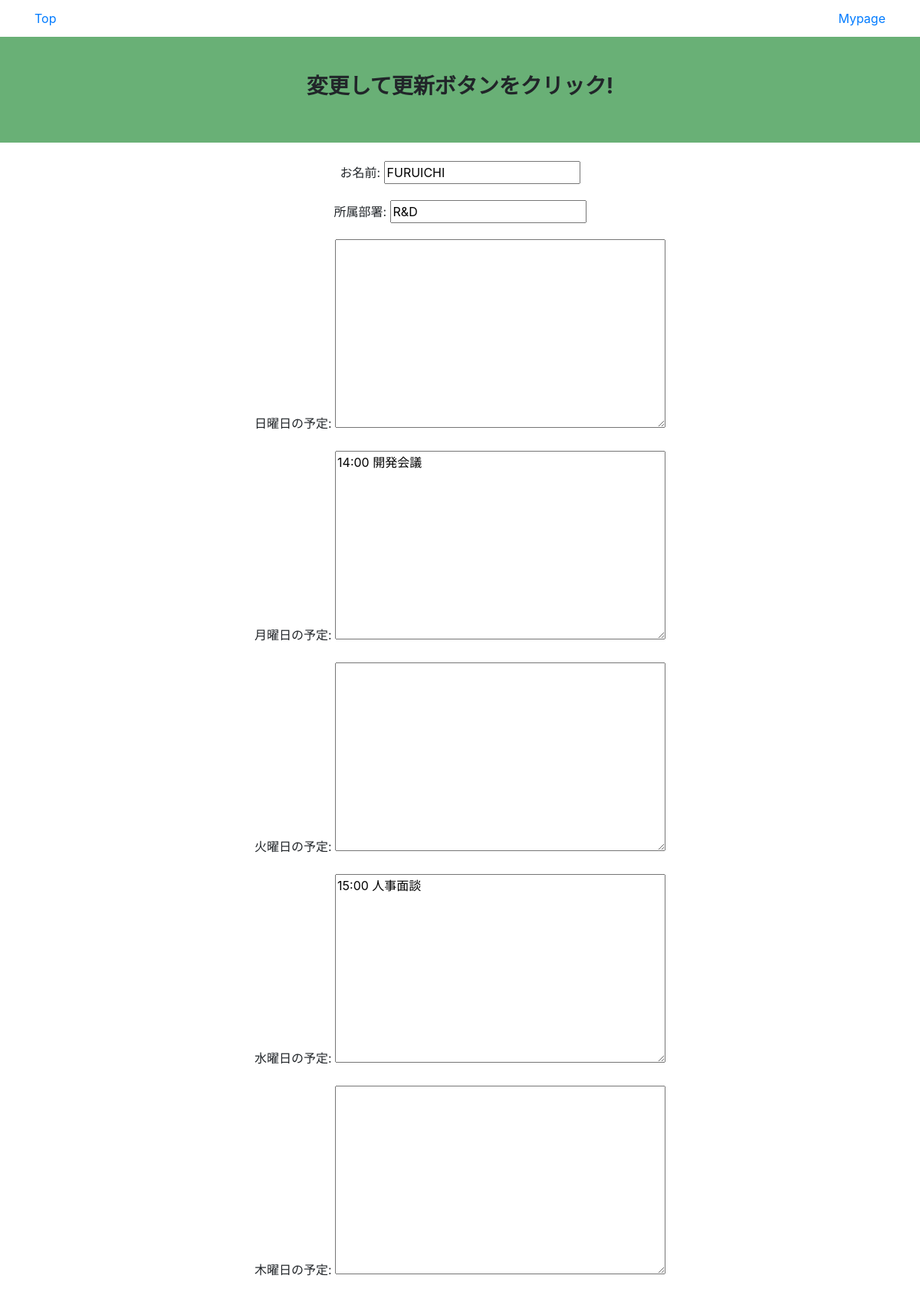
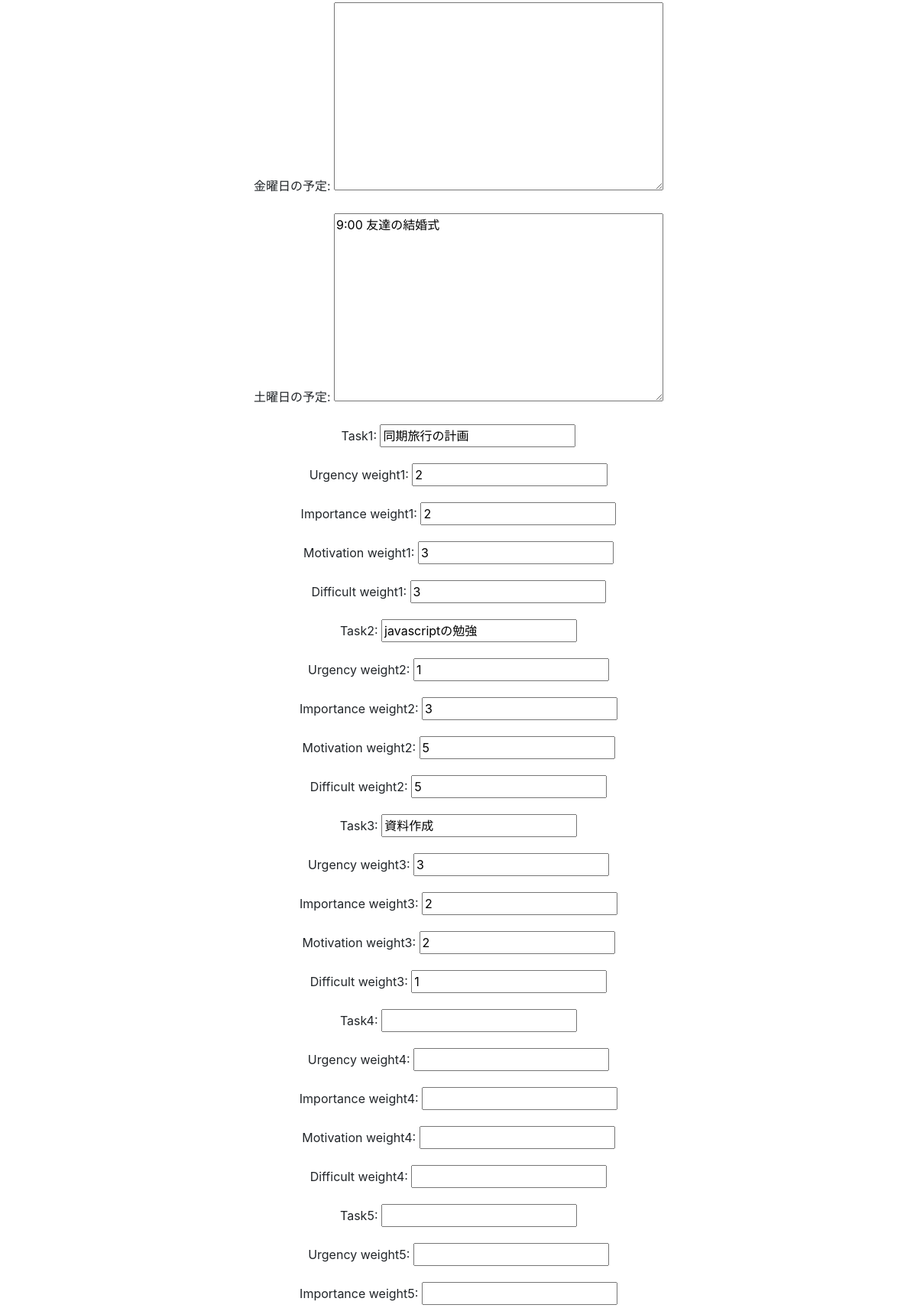
Page /update/5 (upper part) on the committed database (2 pictures, top to bottom).
### app/models.py (models this page shows, shortened)
class Oneteam_model(models.Model):
    お名前 = models.CharField(max_length=50)
    所属部署 = models.CharField(max_length=100)
    更新日 = models.DateField(auto_now_add=True)
    日曜日の予定 = models.TextField(blank=True)
    月曜日の予定 = models.TextField(blank=True)
    火曜日の予定 = models.TextField(blank=True)
    水曜日の予定 = models.TextField(blank=True)
    木曜日の予定 = models.TextField(blank=True)
    金曜日の予定 = models.TextField(blank=True)
    土曜日の予定 = models.TextField(blank=True)
    limit = [MinValueValidator(1), MaxValueValidator(6)]
    task1 = models.CharField(max_length=50 ,blank=True)
    urgency_weight1 = models.IntegerField(null=True, blank=True, validators=limit)
    importance_weight1 = models.IntegerField(null=True, blank=True, validators=limit)
    motivation_weight1 = models.IntegerField(null=True, blank=True, validators=limit)
    difficult_weight1 = models.IntegerField(null=True, blank=True, validators=limit)
    task2 = models.CharField(max_length=50 ,blank=True)
    urgency_weight2 = models.IntegerField(null=True, blank=True, validators=limit)
    importance_weight2 = models.IntegerField(null=True, blank=True, validators=limit)
    motivation_weight2 = models.IntegerField(null=True, blank=True, validators=limit)
    difficult_weight2 = models.IntegerField(null=True, blank=True, validators=limit)
    task3 = models.CharField(max_length=50 ,blank=True)
    urgency_weight3 = models.IntegerField(null=True, blank=True, validators=limit)
    importance_weight3 = models.IntegerField(null=True, blank=True, validators=limit)
    motivation_weight3 = models.IntegerField(null=True, blank=True, validators=limit)
    difficult_weight3 = models.IntegerField(null=True, blank=True, validators=limit)
    task4 = models.CharField(max_length=50 ,blank=True)
    urgency_weight4 = models.IntegerField(null=True, blank=True, validators=limit)
    importance_weight4 = models.IntegerField(null=True, blank=True, validators=limit)
    motivation_weight4 = models.IntegerField(null=True, blank=True, validators=limit)
    difficult_weight4 = models.IntegerField(null=True, blank=True, validators=limit)
    task5 = models.CharField(max_length=50 ,blank=True)
    urgency_weight5 = models.IntegerField(null=True, blank=True, validators=limit)
    importance_weight5 = models.IntegerField(null=True, blank=True, validators=limit)
    motivation_weight5 = models.IntegerField(null=True, blank=True, validators=limit)
    difficult_weight5 = models.IntegerField(null=True, blank=True, validators=limit)
    task6 = models.CharField(max_length=50 ,blank=True)
    urgency_weight6 = models.IntegerField(null=True, blank=True, validators=limit)
    importance_weight6 = models.IntegerField(null=True, blank=True, validators=limit)
    motivation_weight6 = models.IntegerField(null=True, blank=True, validators=limit)
    difficult_weight6 = models.IntegerField(null=True, blank=True, validators=limit)
    task7 = models.CharField(max_length=50 ,blank=True)
    urgency_weight7 = models.IntegerField(null=True, blank=True, validators=limit)
    importance_weight7 = models.IntegerField(null=True, blank=True, validators=limit)
    motivation_weight7 = models.IntegerField(null=True, blank=True, validators=limit)
    difficult_weight7 = models.IntegerField(null=True, blank=True, validators=limit)
    task8 = models.CharField(max_length=50 ,blank=True)
    urgency_weight8 = models.IntegerField(null=True, blank=True, validators=limit)
    importance_weight8 = models.IntegerField(null=True, blank=True, validators=limit)
    motivation_weight8 = models.IntegerField(null=True, blank=True, validators=limit)
    difficult_weight8 = models.IntegerField(null=True, blank=True, validators=limit)
    task9 = models.CharField(max_length=50 ,blank=True)
    urgency_weight9 = models.IntegerField(null=True, blank=True, validators=limit)
    importance_weight9 = models.IntegerField(null=True, blank=True, validators=limit)
    motivation_weight9 = models.IntegerField(null=True, blank=True, validators=limit)
    difficult_weight9 = models.IntegerField(null=True, blank=True, validators=limit)
    task10 = models.CharField(max_length=50 ,blank=True)
    urgency_weight10 = models.IntegerField(null=True, blank=True, validators=limit)
    importance_weight10 = models.IntegerField(null=True, blank=True, validators=limit)
    motivation_weight10 = models.IntegerField(null=True, blank=True, validators=limit)
    difficult_weight10 = models.IntegerField(null=True, blank=True, validators=limit)

### app/views.py (the view)
# urls.py: path('update/<int:pk>', Oneteam_Update.as_view(), name='update'),
class Oneteam_Update(UpdateView):
    template_name = 'update.html'
    model = Oneteam_model
    fields = ('お名前', '所属部署',
              '日曜日の予定', '月曜日の予定', '火曜日の予定', '水曜日の予定', '木曜日の予定', '金曜日の予定', '土曜日の予定',
              'task1',
              'urgency_weight1',
              'importance_weight1',
              'motivation_weight1',
              'difficult_weight1',
              'task2',
              'urgency_weight2',
              'importance_weight2',
              'motivation_weight2',
              'difficult_weight2',
              'task3',
              'urgency_weight3',
              'importance_weight3',
              'motivation_weight3',
              'difficult_weight3',
              'task4',
              'urgency_weight4',
              'importance_weight4',
              'motivation_weight4',
              'difficult_weight4',
              'task5',
              'urgency_weight5',
              'importance_weight5',
              'motivation_weight5',
              'difficult_weight5',
              'task6',
              'urgency_weight6',
              'importance_weight6',
              'motivation_weight6',
              'difficult_weight6',
              'task7',
              'urgency_weight7',
              'importance_weight7',
              'motivation_weight7',
              'difficult_weight7',
              'task8',
              'urgency_weight8',
              'importance_weight8',
              'motivation_weight8',
              'difficult_weight8',
              'task9',
              'urgency_weight9',
              'importance_weight9',
              'motivation_weight9',
              'difficult_weight9',
              'task10',
              'urgency_weight10',
              'importance_weight10',
              'motivation_weight10',
              'difficult_weight10'
              )
    success_url = reverse_lazy('list')

### templates/update.html (shortened to what this page needs)
{% extends 'base.html' %}
{% block header %}
<nav class="site-header sticky-top py-1">
    <div class="container d-flex flex-column flex-md-row justify-content-between">
      <a class="py-2 d-none d-md-inline-block" href="{% url 'list' %}">Top</a>
      <a class="py-2 d-none d-md-inline-block" href="{% url 'detail' object.pk %}">Mypage</a>
    </div>
</nav>
<div style="background-color:#69b076">
    <div style=text-align:center>
        <br><br>
        <h3><b>変更して更新ボタンをクリック!</b></h3>
        <br><br>
    </div>
</div>
{% endblock header %}
{% block content %}
<form action='' method='POST'>{% csrf_token %}
    <br>
    <div style=text-align:center>
    {{ form.as_p }}
    </div>
</form>
<br>
{% endblock content %}

### rows in the picture
Oneteam_model: as_p "FURUICHI", as_p "R&D", as_p "14:00 開発会議", as_p "15:00 人事面談", as_p "9:00 友達の結婚式", task1 "同期旅行の計画", urgency_weight1 "2", importance_weight1 "2", motivation_weight1 "3", difficult_weight1 "3", task2 "javascriptの勉強", urgency_weight2 "1", importance_weight2 "3", motivation_weight2 "5", difficult_weight2 "5", task3 "資料作成", urgency_weight3 "3", importance_weight3 "2", motivation_weight3 "2", difficult_weight3 "1"
